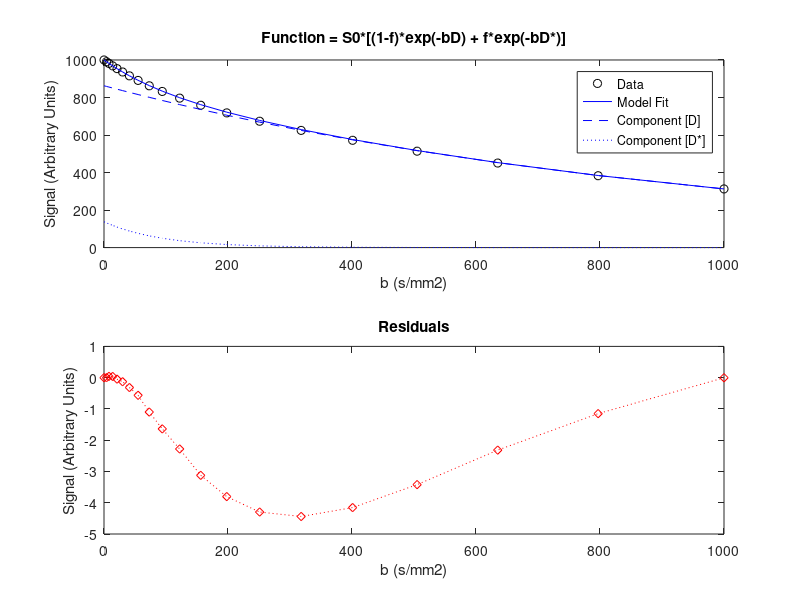

This chart was generated by the following MATLAB code: (Note: this script raises an error after producing the figure.)
% L10_Exercise_01

warning off;

% Create perfect test data
Data = [0 1000.0; 4 990.7; 8 981.7; 14 968.6; 21 953.9; 30 936.0; 41 915.4; 55 891.1; 73 862.4; 94 832.3; 122 796.7; 156 758.7; 198 718.0; 251 673.5; 318 624.7; 401 571.9; 505 513.9; 635 450.7; 797 383.1; 1000 312.7];
D_Data = [0 850.0; 4 846.6; 8 843.2; 14 838.2; 21 832.3; 30 824.9; 41 815.9; 55 804.5; 73 790.2; 94 773.7; 122 752.4; 156 727.2; 198 697.3; 251 6661.3; 318 618.5; 401 569.2; 505 513.0; 635 450.4; 797 383.1; 1000 312.7];
Dstar_Data = [0 150.0; 4 144.1; 8 138.5; 14 130.4; 21 121.6; 30 111.1; 41 99.5; 55 86.5; 73 72.3; 94 58.6; 122 44.3; 156 31.5; 198 20.7; 251 12.2; 318 6.2; 401 2.7; 505 1.0; 635 0.3; 797 0.1; 1000 0.0];

% Extract b-values and signal into separate arrays
b = Data((1:end),1);
S = Data((1:end),2);

% Create model function
modelfun = @(x,b)x(1)*((1-x(2))*exp(-b*x(3)) + x(2)*exp(-b*x(4)));

% Initial (good) estimates for S0(x0(1)), f(x0(2)), D(x0(3)), and D*(x0(4))

% S0 estimate is first data point
x0(1) = S(1);
% D estimate is slope of last five points
% (assuming D* component is negligible)
x0(3) = log(S(end-5)/S(end))/(b(end)-b(end-5)); % in millimetres squared per second
% Ensure within physiological bounds
if x0(3)<0.0005, x0(3) = 0.001; end
if x0(3)>0.0030, x0(3) = 0.001; end
% f estimate based on difference at first data point
% between data and D only extrapolation
x0(2) = 1-(S(end)/(x0(1)*exp(-b(end)*x0(3)))); % decimal
% Ensure within physiological bounds
if x0(2)<0, x0(2) = 0.10; end
if x0(2)>1, x0(2) = 0.10; end
% D* estimate calculated directly from other estimates
x0(4) = (log((x0(1)*x0(2))/(S(2)-x0(1)*(1-x0(2))*exp(-b(2)*x0(3)))))/b(2); % in millimetres squared per second
% Ensure within physiological bounds
if x0(4)>x0(3)*30; x0(4) = x0(3)*10; end
if x0(4)<x0(3); x0(4) = x0(3)*10; end
    
FC_D_init = x0(1)*(1-x0(2))*exp(-b*x0(3));
FC_DStar_init = x0(1)*x0(2).*exp(-b*x0(4));
FC_Total_init = FC_D_init + FC_DStar_init;
residuals_init = S - FC_Total_init;
    
figure('Name','Initial (Good) Estimates Fit','NumberTitle','off');
    
subplot(2, 1, 1)
    plot(b, S, 'ko')
    hold on
    plot(b, FC_Total_init, 'b-')
    hold on
    plot(b, FC_D_init, 'b--')
    hold on
    plot(b, FC_DStar_init, 'b:')
    hold on
    xlabel('b (s/mm2)')
    ylabel('Signal (Arbitrary Units)')
    title('Function = S0*[(1-f)*exp(-bD) + f*exp(-bD*)]');
    legend('Data', 'Model Fit', 'Component [D]', 'Component [D*]');
    hold off
        
subplot(2, 1, 2)
    plot(b, residuals_init, 'rd:')
    hold on
    xlabel('b (s/mm2)')
    ylabel('Signal (Arbitrary Units)')
    title('Residuals')
    hold off

pause

% Display results
message = sprintf('Actual Parameters');
message = char(message, sprintf('D = 0.0010 mm2/s'));
message = char(message, sprintf('D* = 0.010 mm2/s'));
message = char(message, sprintf('f = 0.15'));
message = char(message, sprintf(''));
message = char(message, sprintf('Initial Estimates'));
message = char(message, sprintf('D = %.4f mm2/s', x0(3)));
message = char(message, sprintf('D* = %.3f mm2/s', x0(4)));
message = char(message, sprintf('f = %.2f', x0(2)));
hd = msgbox(cellstr(message), 'Results for Initial Estimates');
set(hd, 'position', [300 300 350 150]);

pause
    
[xfit,residuals,J,COVB,mse] = nlinfit(b(1:end),S(1:end),modelfun,x0);

results = [xfit mse x0];
    
% Data plotting
    
% Generate curves for two components 
FC_D = xfit(1)*(1-xfit(2))*exp(-b*xfit(3));
FC_DStar = xfit(1)*xfit(2).*exp(-b*xfit(4));
FC_Total = FC_D + FC_DStar;
    
figure('Name','Final (Good Initial Estimates) Biexponential Data Fit','NumberTitle','off')
    
subplot(2, 1, 1)
    plot(b, S, 'ko')
    hold on
    plot(b, FC_Total, 'b-')
    hold on
    plot(b, FC_D, 'b--')
    hold on
    plot(b, FC_DStar, 'b:')
    hold on
    xlabel('b (s/mm2)')
    ylabel('Signal (Arbitrary Units)')
    title('Function = S0*[(1-f)*exp(-bD) + f*exp(-bD*)]');
    legend('Data', 'Model Fit', 'Component [D]', 'Component [D*]');
    hold off
    
subplot(2, 1, 2)
    plot(b, residuals, 'rd:')
    hold on
    xlabel('b (s/mm2)')
    ylabel('Signal (Arbitrary Units)')
    title('Residuals')
    hold off

pause

% Display results
message = sprintf('Actual Parameters');
message = char(message, sprintf('D = 0.0010 mm2/s'));
message = char(message, sprintf('D* = 0.010 mm2/s'));
message = char(message, sprintf('f = 0.15'));
message = char(message, sprintf(''));
message = char(message, sprintf('Fitted Parameters'));
message = char(message, sprintf('D = %.4f mm2/s', xfit(3)));
message = char(message, sprintf('D* = %.3f mm2/s', xfit(4)));
message = char(message, sprintf('f = %.2f', xfit(2)));
hd = msgbox(cellstr(message), 'Results for Ideal Data (Good Estimates)');
set(hd, 'position', [300 300 350 150]);

pause
    
% Initial (poor) estimates for S0(x0(1)), f(x0(2)), D(x0(3)), and D*(x0(4))

% S0 estimate is multiple of first data point
x0(1) = 0.80*S(1);
% D estimate is slope of first five points
% (assuming D* component is negligible)
x0(3) = log(S(1)/S(5))/(b(5)-b(1)); % in millimetres squared per second
% f estimate assumes equal proportions
x0(2) = 0.5; % decimal
% D* estimate calculated as twice D estimate
x0(4) = 2*x0(3);
    
FC_D_init = x0(1)*(1-x0(2))*exp(-b*x0(3));
FC_DStar_init = x0(1)*x0(2).*exp(-b*x0(4));
FC_Total_init = FC_D_init + FC_DStar_init;
residuals_init = S - FC_Total_init;
    
figure('Name','Initial (Poor) Estimates Fit','NumberTitle','off');
    
subplot(2, 1, 1)
    plot(b, S, 'ko')
    hold on
    plot(b, FC_Total_init, 'b-')
    hold on
    plot(b, FC_D_init, 'b--')
    hold on
    plot(b, FC_DStar_init, 'b:')
    hold on
    xlabel('b (s/mm2)')
    ylabel('Signal (Arbitrary Units)')
    title('Function = S0*[(1-f)*exp(-bD) + f*exp(-bD*)]');
    legend('Data', 'Model Fit', 'Component [D]', 'Component [D*]');
    hold off
        
subplot(2, 1, 2)
    plot(b, residuals_init, 'rd:')
    hold on
    xlabel('b (s/mm2)')
    ylabel('Signal (Arbitrary Units)')
    title('Residuals')
    hold off

pause

% Display results
message = sprintf('Actual Parameters');
message = char(message, sprintf('D = 0.0010 mm2/s'));
message = char(message, sprintf('D* = 0.010 mm2/s'));
message = char(message, sprintf('f = 0.15'));
message = char(message, sprintf(''));
message = char(message, sprintf('Initial Estimates'));
message = char(message, sprintf('D = %.4f mm2/s', x0(3)));
message = char(message, sprintf('D* = %.3f mm2/s', x0(4)));
message = char(message, sprintf('f = %.2f', x0(2)));
hd = msgbox(cellstr(message), 'Results for Initial Estimates');
set(hd, 'position', [300 300 350 150]);

pause
    
[xfit,residuals,J,COVB,mse] = nlinfit(b(1:end),S(1:end),modelfun,x0);

results = [xfit mse x0];
    
% Data plotting
    
% Generate curves for two components 
FC_D = xfit(1)*(1-xfit(2))*exp(-b*xfit(3));
FC_DStar = xfit(1)*xfit(2).*exp(-b*xfit(4));
FC_Total = FC_D + FC_DStar;
    
figure('Name','Final (Poor Initial Estimates) Biexponential Data Fit','NumberTitle','off')
    
subplot(2, 1, 1)
    plot(b, S, 'ko')
    hold on
    plot(b, FC_Total, 'b-')
    hold on
    plot(b, FC_D, 'b--')
    hold on
    plot(b, FC_DStar, 'b:')
    hold on
    xlabel('b (s/mm2)')
    ylabel('Signal (Arbitrary Units)')
    title('Function = S0*[(1-f)*exp(-bD) + f*exp(-bD*)]');
    legend('Data', 'Model Fit', 'Component [D]', 'Component [D*]');
    hold off
    
subplot(2, 1, 2)
    plot(b, residuals, 'rd:')
    hold on
    xlabel('b (s/mm2)')
    ylabel('Signal (Arbitrary Units)')
    title('Residuals')
    hold off
    
pause

% Display results
message = sprintf('Actual Parameters');
message = char(message, sprintf('D = 0.0010 mm2/s'));
message = char(message, sprintf('D* = 0.010 mm2/s'));
message = char(message, sprintf('f = 0.15'));
message = char(message, sprintf(''));
message = char(message, sprintf('Fitted Parameters'));
message = char(message, sprintf('D = %.4f mm2/s', xfit(3)));
message = char(message, sprintf('D* = %.3f mm2/s', xfit(4)));
message = char(message, sprintf('f = %.2f', xfit(2)));
hd = msgbox(cellstr(message), 'Results for Ideal Data (Poor Estimates)');
set(hd, 'position', [300 300 350 150]);

pause

clear all
close all
